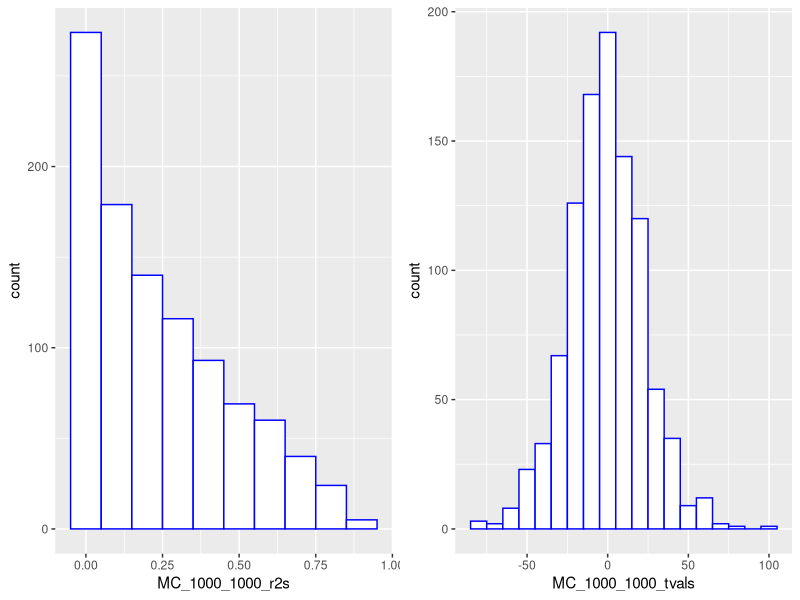
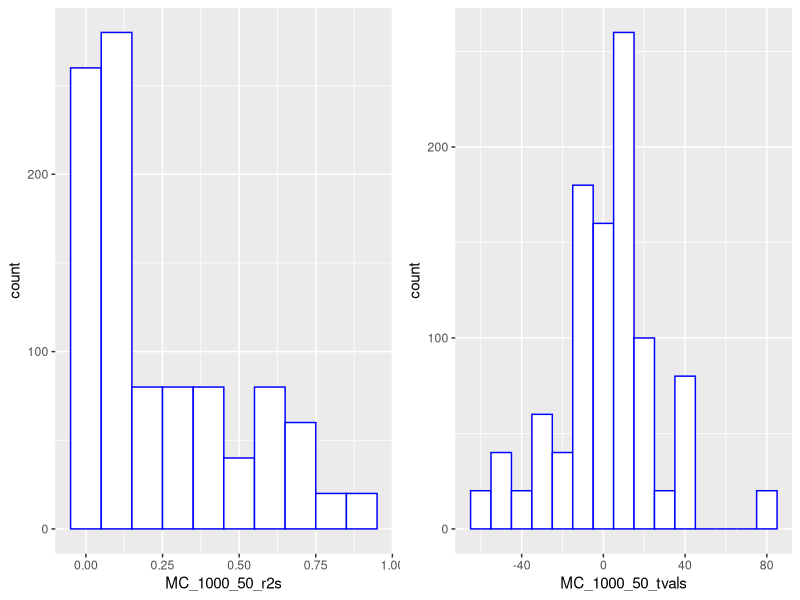
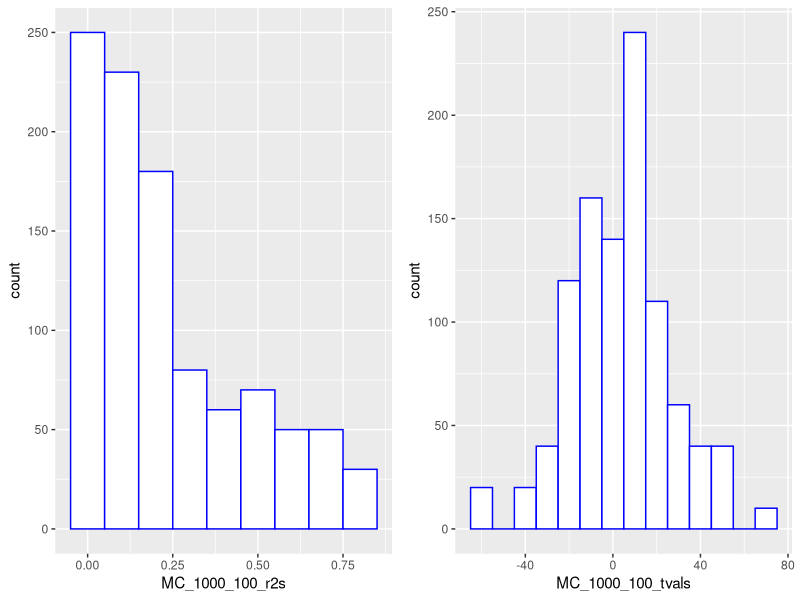
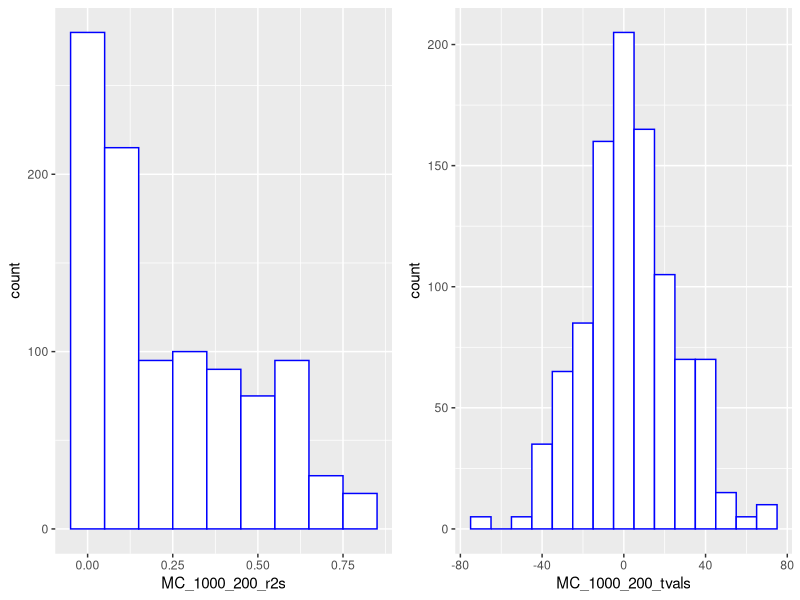
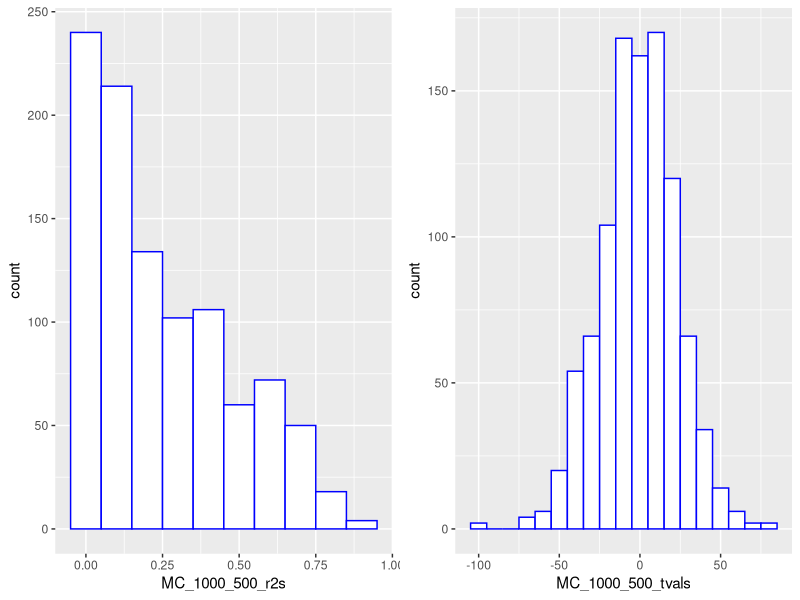

Recreate these plots in R, in order.
## ---- chunk 1
library(readxl)
library(dynlm)
library(sandwich)
library(lmtest)
library(tseries)
library(dplyr)
library(ggplot2)
library(gridExtra)
## ---- chunk 2
sp500 <- read_excel("SP500WeekDays.xlsx")

sp500_lm <- lm(sp500$sp ~ sp500$T + sp500$W +sp500$R + sp500$F)
summary(sp500_lm)
## ---- chunk 3
coeftest(sp500_lm, vcov = NeweyWest,)
## ---- chunk 4
usMacro <- read_excel("USMacro_Quarterly.xls")

usMacro<- usMacro %>% filter(Date >= '1955:01')
usMacro$logYt = log(usMacro$RealGDP)
usMacro$deltaYt = usMacro$logYt - lag(usMacro$logYt, 1)
deltaYt =na.omit(usMacro$deltaYt)
meanDeltaYt = mean(deltaYt)
meanDeltaYt_annualPct = meanDeltaYt*400
sigmaDeltaYt = sd(deltaYt)
sigmaDeltaYt_annualPct = sigmaDeltaYt*400
## ---- chunk 5
message(paste("Mean of delta Yt is: ", sprintf("%0.3f", meanDeltaYt),".", sep = ""))
## ---- chunk 6
message(paste("Mean growth rate in percentage points at an annual rate is: ", sprintf("%0.3f", meanDeltaYt_annualPct),".", sep = ""))
## ---- chunk 7
message(paste("Volatility of delta Yt in percentage points at an annual rate is: ", sprintf("%0.3f", sigmaDeltaYt_annualPct),".", sep = ""))
## ---- chunk 8
acf(deltaYt, lag.max = 4, plot = FALSE)
## ---- chunk 9
usMacro_AR1 <- dynlm(ts(usMacro$deltaYt) ~ L(ts(usMacro$deltaYt, 1)))
coeftest(usMacro_AR1, vcoc.= sandwich, type = "NeweyWest")
## ---- chunk 10
message(paste("Estimated Coefficient: ", sprintf("%0.3f", summary(usMacro_AR1)$coefficients[2,1]),".", sep = ""))
message(paste("Coefficient is significantly different from zero, check p-value: ", summary(usMacro_AR1)$coefficients[2,4],".", sep = ""))
## ---- chunk 11
print("Confidence Interval:")
confint(usMacro_AR1, level = 0.95)
## ---- chunk 12
usMacro_AR2 <- dynlm(ts(usMacro$deltaYt) ~ L(ts(usMacro$deltaYt, 1)) +L(ts(usMacro$deltaYt, 2)))
coeftest(usMacro_AR2, vcoc.= sandwich, type = "NeweyWest")
## ---- chunk 13
message(paste("Estimated Coefficient for AR(2): ", sprintf("%0.3f", summary(usMacro_AR2)$coefficients[3,1]),".", sep = ""))
message(paste("Coefficient is not  significantly different from zero, check p-value: ",summary(usMacro_AR2)$coefficients[3,4],".", sep = ""))
message(paste("R^2-AR(1)=",sprintf("%0.3f", summary(usMacro_AR1)$r.squared),"; R^2-AR(2)",sprintf("%0.3f", summary(usMacro_AR2)$r.squared) , ".", sep = ""))
## ---- chunk 14
message(paste("R^2-AR(1)=",sprintf("%0.3f", summary(usMacro_AR1)$adj.r.squared),"; R^2-AR(2)",sprintf("%0.3f", summary(usMacro_AR2)$adj.r.squared) , ".", sep = ""))
## ---- chunk 15
usMacro_AR3 <- dynlm(ts(usMacro$deltaYt) ~ L(ts(usMacro$deltaYt, 1)) +L(ts(usMacro$deltaYt, 2))+L(ts(usMacro$deltaYt, 3)))
coeftest(usMacro_AR3, vcoc.= sandwich, type = "NeweyWest")
## ---- chunk 16
usMacro_AR4 <- dynlm(ts(usMacro$deltaYt) ~ L(ts(usMacro$deltaYt, 1)) +L(ts(usMacro$deltaYt, 2))+L(ts(usMacro$deltaYt, 3)) +L(ts(usMacro$deltaYt, 4)))
coeftest(usMacro_AR4, vcoc.= sandwich, type = "NeweyWest")
## ---- chunk 17
BIC <- function(model) {
  ssr <- sum(model$residuals^2)
  t <- length(model$residuals)
  npar <- length(model$coef)
  return(round((log(ssr/t) + npar * log(t)/t), 4))
}
BICVector <- c("AR1"=BIC(usMacro_AR1), "AR2"=BIC(usMacro_AR2),"AR3"= BIC(usMacro_AR3),"AR4"= BIC(usMacro_AR4))
BICVector
message(paste("The Bayes information criterion (BIC)choses: ", which.min(BICVector)," lag(s).", sep = ""))
## ---- chunk 18
AIC <- function(model) {
  ssr <- sum(model$residuals^2)
  t <- length(model$residuals)
  npar <- length(model$coef)
  return(round((log(ssr/t) + npar * 2/t), 4))
}
AICVector <- c("AR1"=AIC(usMacro_AR1), "AR2"=AIC(usMacro_AR2),"AR3"= AIC(usMacro_AR3),"AR4"= AIC(usMacro_AR4))
AICVector
message(paste("Akaike information criterion (AIC) choses: ", which.min(AICVector)," lag(s).", sep = ""))
## ---- chunk 19
adf.test(deltaYt)
## ---- chunk 20
MonteCarloSimulation <- function(T) {
x <- w <- rnorm(n = T, mean = 0, sd = 1)
for (t in 2:T) {
    x[t] <- x[t - 1] + w[t]
}
return (x)
}

MonteCarloRegression <- function(T) {
MC1 <- MonteCarloSimulation(T)
MC2 <- MonteCarloSimulation(T)
MC_LM <- lm(MC1 ~ MC2)
return (MC_LM)
}

MultipleMC <- function(T,N) {
R2s<- vector()
tvals <- vector()

for (i in 1:N) {
  MC <- MonteCarloRegression(T)
  R2s[[i]]<-summary(MC)$r.squared
  tvals[[i]]<-summary(MC)$coefficients[2,3]
}
return(list(R2s,tvals))
}
## ---- chunk 21
MC_regression <- MonteCarloRegression(1000)
summary(MC_regression)
## ---- chunk 22
message(paste("The t-statistic for H0: b1=0 using 5% critical value of 1.96 is: ", summary(MC_regression)$coefficients[2,3],".", sep = ""))
message(paste("The Regression Rsquared is: ", summary(MC_regression)$r.squared, ".", sep = ""))
## ---- chunk 23
MC_1000_1000 <- MultipleMC(T=1000,N=1000)
df <- data.frame(MC_1000_1000[1], MC_1000_1000[2])
names(df) <- c('MC_1000_1000_r2s', 'MC_1000_1000_tvals')
plot_ggplot_MC_1000_1000_r2s <- ggplot(df, aes(x=MC_1000_1000_r2s)) +
    geom_histogram(binwidth=.1, colour="blue", fill="white")
plot_ggplot_MC_1000_1000_tvals <- ggplot(df, aes(x=MC_1000_1000_tvals)) +
    geom_histogram(binwidth=10, colour="blue", fill="white")
grid.arrange(plot_ggplot_MC_1000_1000_r2s, plot_ggplot_MC_1000_1000_tvals, ncol=2)
## ---- chunk 24
quantile(unlist(MC_1000_1000[1]), probs = c(0.05, 0.5, 0.95))
## ---- chunk 25
quantile(unlist( MC_1000_1000[2]), probs = c(0.05, 0.5, 0.95))
## ---- chunk 26
message(paste("Fraction of t-statistic exceeding 1.96 for N=1000 is: ", (sum(abs(unlist( MC_1000_1000[2])) > 1.96))/1000,".", sep = ""))
## ---- chunk 27
MC_1000_50 <- MultipleMC(T=1000,N=50)
df['MC_1000_50_r2s'] <-  MC_1000_50[1]
df['MC_1000_50_tvals'] <- MC_1000_50[2]
#ggplot(df, aes(x=MC_1000_50_r2s)) + geom_histogram(binwidth=.1, colour="blue", fill="white")
plot_ggplot_MC_1000_50_r2s <- ggplot(df, aes(x=MC_1000_50_r2s)) +
    geom_histogram(binwidth=.1, colour="blue", fill="white")
plot_ggplot_MC_1000_50_tvals <- ggplot(df, aes(x=MC_1000_50_tvals)) +
    geom_histogram(binwidth=10, colour="blue", fill="white")
grid.arrange(plot_ggplot_MC_1000_50_r2s, plot_ggplot_MC_1000_50_tvals, ncol=2)
## ---- chunk 28
quantile(unlist(MC_1000_50[1]), probs = c(0.05, 0.5, 0.95))
## ---- chunk 29
quantile(unlist( MC_1000_50[2]), probs = c(0.05, 0.5, 0.95))
## ---- chunk 30
message(paste("Fraction of t-statistic exceeding 1.96 for N=50 is: ", (sum(abs(unlist( MC_1000_50[2])) > 1.96))/1000,".", sep = ""))
## ---- chunk 31
message(paste("Fraction of t-statistic exceeding 1.96: ", (sum(abs(unlist( MC_1000_50[2])) > 1.96))/1000,".", sep = ""))
## ---- chunk 32
MC_1000_100 <- MultipleMC(T=1000,N=100)
df['MC_1000_100_r2s'] <-  MC_1000_100[1]
df['MC_1000_100_tvals'] <- MC_1000_100[2]
plot_ggplot_MC_1000_100_r2s <- ggplot(df, aes(x=MC_1000_100_r2s)) +
    geom_histogram(binwidth=.1, colour="blue", fill="white")
plot_ggplot_MC_1000_100_tvals <- ggplot(df, aes(x=MC_1000_100_tvals)) +
    geom_histogram(binwidth=10, colour="blue", fill="white")
grid.arrange(plot_ggplot_MC_1000_100_r2s, plot_ggplot_MC_1000_100_tvals, ncol=2)
## ---- chunk 33
quantile(unlist(MC_1000_100[1]), probs = c(0.05, 0.5, 0.95))
## ---- chunk 34
quantile(unlist( MC_1000_100[2]), probs = c(0.05, 0.5, 0.95))
## ---- chunk 35
message(paste("Fraction of t-statistic exceeding 1.96 for N=100 is: ", (sum(abs(unlist( MC_1000_100[2])) > 1.96))/1000,".", sep = ""))
## ---- chunk 36
message(paste("Fraction of t-statistic exceeding 1.96: ", (sum(abs(unlist( MC_1000_100[2])) > 1.96))/1000,".", sep = ""))
## ---- chunk 37
MC_1000_200 <- MultipleMC(T=1000,N=200)
df['MC_1000_200_r2s'] <-  MC_1000_200[1]
df['MC_1000_200_tvals'] <- MC_1000_200[2]
plot_ggplot_MC_1000_200_r2s <- ggplot(df, aes(x=MC_1000_200_r2s)) +
    geom_histogram(binwidth=.1, colour="blue", fill="white")
plot_ggplot_MC_1000_200_tvals <- ggplot(df, aes(x=MC_1000_200_tvals)) +
    geom_histogram(binwidth=10, colour="blue", fill="white")
grid.arrange(plot_ggplot_MC_1000_200_r2s, plot_ggplot_MC_1000_200_tvals, ncol=2)
## ---- chunk 38
quantile(unlist(MC_1000_200[1]), probs = c(0.05, 0.5, 0.95))
## ---- chunk 39
quantile(unlist( MC_1000_200[2]), probs = c(0.05, 0.5, 0.95))
## ---- chunk 40
message(paste("Fraction of t-statistic exceeding 1.96 for N=200 is: ", (sum(abs(unlist( MC_1000_200[2])) > 1.96))/1000,".", sep = ""))
## ---- chunk 41
message(paste("Fraction of t-statistic exceeding 1.96: ", (sum(abs(unlist( MC_1000_200[2])) > 1.96))/1000,".", sep = ""))
## ---- chunk 42
MC_1000_500 <- MultipleMC(T=1000,N=500)
df['MC_1000_500_r2s'] <-  MC_1000_500[1]
df['MC_1000_500_tvals'] <- MC_1000_500[2]
plot_ggplot_MC_1000_500_r2s <- ggplot(df, aes(x=MC_1000_500_r2s)) +
    geom_histogram(binwidth=.1, colour="blue", fill="white")
plot_ggplot_MC_1000_500_tvals <- ggplot(df, aes(x=MC_1000_500_tvals)) +
    geom_histogram(binwidth=10, colour="blue", fill="white")
grid.arrange(plot_ggplot_MC_1000_500_r2s, plot_ggplot_MC_1000_500_tvals, ncol=2)
## ---- chunk 43
quantile(unlist(MC_1000_500[1]), probs = c(0.05, 0.5, 0.95))
## ---- chunk 44
quantile(unlist( MC_1000_500[2]), probs = c(0.05, 0.5, 0.95))
## ---- chunk 45
message(paste("Fraction of t-statistic exceeding 1.96 for N=500 is: ", (sum(abs(unlist( MC_1000_500[2])) > 1.96))/1000,".", sep = ""))
## ---- chunk 46
message(paste("Fraction of t-statistic exceeding 1.96: ", (sum(abs(unlist( MC_1000_500[2])) > 1.96))/1000,".", sep = ""))
